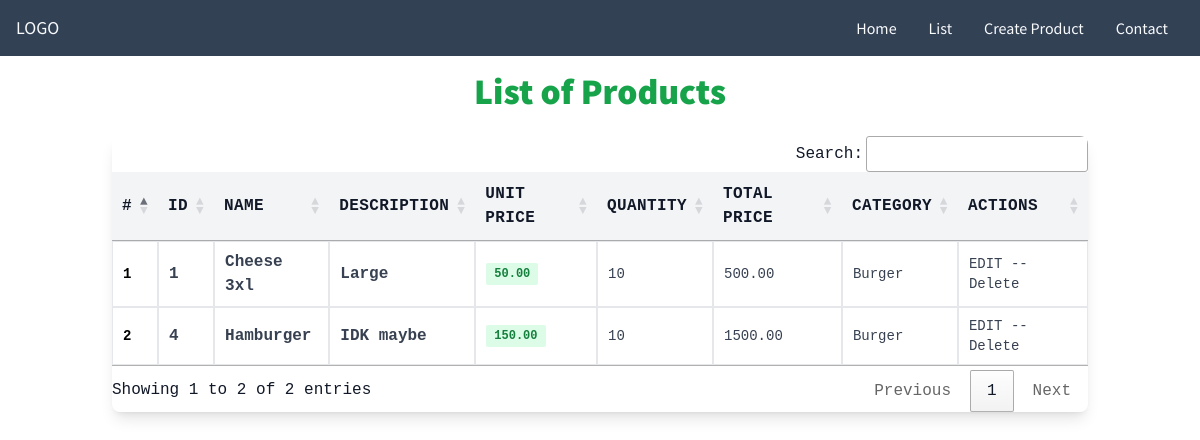
The page /shopapp/list/burger on the database as committed earlier.
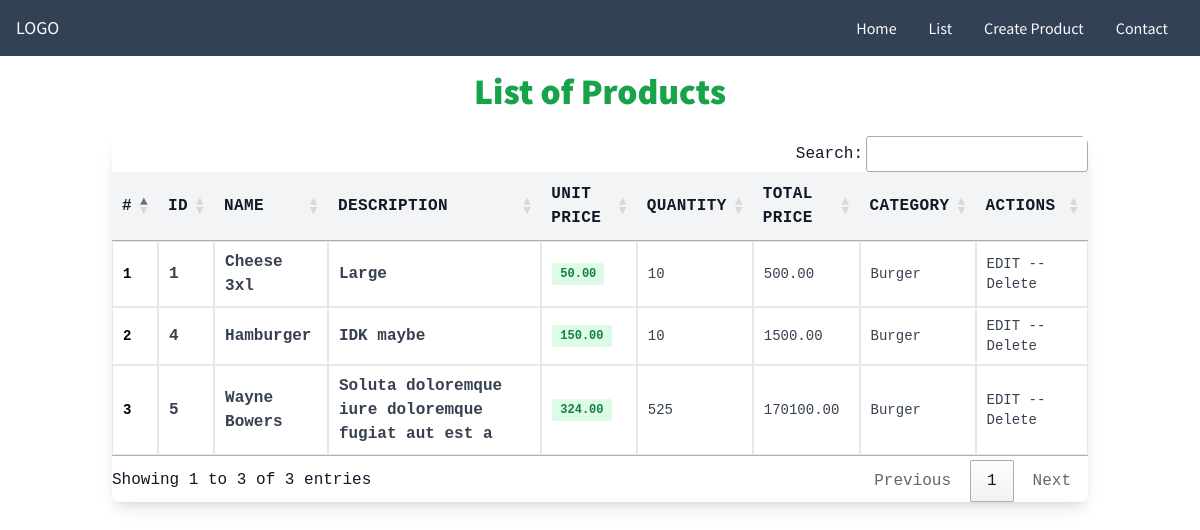
The same page on the database as committed later.
### myApp/models.py (models this page shows, shortened)
class Product(models.Model):
    product_name = models.CharField(max_length=50)
    slug = models.SlugField(null=True, blank=True)
    details = models.CharField(max_length=50, null=True)
    unit_price = models.DecimalField(max_digits=8, decimal_places=2, default=0)
    quantity = models.IntegerField(default=0)
    total_price = models.DecimalField(max_digits=8, decimal_places=2, default=0)
    purchase_date = models.DateTimeField(auto_now_add=True)
    images = models.FileField(upload_to='photos/products', default='photos/products/placeholder.png', blank=True)
    category = models.ForeignKey(Category, on_delete=models.CASCADE)
    created_date = models.DateField(auto_now_add=True)
    modified_date = models.DateField(auto_now=True)

class Category(models.Model):
    category_name = models.CharField(max_length=50)
    slug = models.SlugField(null=True, blank=True)
    details = models.CharField(max_length=50, null=True)

### myApp/views.py (the view)
# urls.py: path('list', views.listProduct, name='list'),
def listProduct(request, category_slug=None):
    categories = None
    products = None
    if category_slug != None:
        categories = get_object_or_404(Category, slug=category_slug)
        products = Product.objects.filter(category=categories)
    else:
        products = Product.objects.all().order_by('-id')
    context = {'products': products, }
    return render(request, 'ShopApp/listProduct.html', context)

### myApp/templates/ShopApp/listProduct.html
{% extends 'base.html' %} {% block content %}
<div class="w-full">
  <h1 class="text-center font-extrabold text-4xl text-green-600 mt-4">
    List of Products
  </h1>
  <section class="container mx-auto p-6 font-mono">
    <div class="w-full mb-8 overflow-hidden rounded-lg shadow-lg">
      <div class="w-full overflow-x-auto">
        <table class="w-full" id="myTable">
          <thead>
            <tr
              class="text-md font-semibold tracking-wide text-left text-gray-900 bg-gray-100 uppercase border-b border-gray-600"
            >
              <th class="px-4 py-3">#</th>
              <th class="px-4 py-3">ID</th>
              <th class="px-4 py-3">Name</th>
              <th class="px-4 py-3">Description</th>
              <th class="px-4 py-3">Unit Price</th>
              <th class="px-4 py-3">Quantity</th>
              <th class="px-4 py-3">Total Price</th>
              <th class="px-4 py-3">Category</th>
              <th class="px-4 py-3">Actions</th>
            </tr>
          </thead>
          <tbody class="bg-white">
            {% for prod in products %}
            <tr class="text-gray-700">
              <td class="px-4 py-3 border">
                <div class="flex items-center text-sm">
                  <p class="font-semibold text-black">{{ forloop.counter }}</p>
                </div>
              </td>
              <td class="px-4 py-3 text-ms font-semibold border">
                {{ prod.id }}
              </td>
              <td class="px-4 py-3 text-ms font-semibold border">
                {{ prod.product_name|title }}
              </td>
              <td class="px-4 py-3 text-ms font-semibold border">
                {{ prod.details }}
              </td>
              <td class="px-4 py-3 text-xs border">
                <span
                  class="px-2 py-1 font-semibold leading-tight text-green-700 bg-green-100 rounded-sm"
                >
                  {{ prod.unit_price }}
                </span>
              </td>
              <td class="px-4 py-3 text-sm border">{{ prod.quantity }}</td>
              <td class="px-4 py-3 text-sm border">{{ prod.total_price }}</td>
              <td class="px-4 py-3 text-sm border">
                {{ prod.category.category_name }}
              </td>
              <td class="px-4 py-3 text-sm border">
                <a href="{% url 'editProduct' prod.id %}"> EDIT </a> --
                <a href="{% url 'deleteProduct' prod.id %}"> Delete </a>
              </td>
            </tr>
            {% endfor %}
          </tbody>
        </table>
      </div>
    </div>
  </section>
</div>
{% endblock content %}

Rows that differ between the two databases and show on the page:
added Product: id "5", product_name "Wayne Bowers", details "Soluta doloremque iure doloremque fugiat aut est a", unit_price "324.00", quantity "525", total_price "170100.00", category.category_name "Burger"
Other text that changed with them:
text written by a page script: "Search: Showing 1 to 2 of 2 entries Previous 1 Next" → "Search: Showing 1 to 3 of 3 entries Previous 1 Next"
